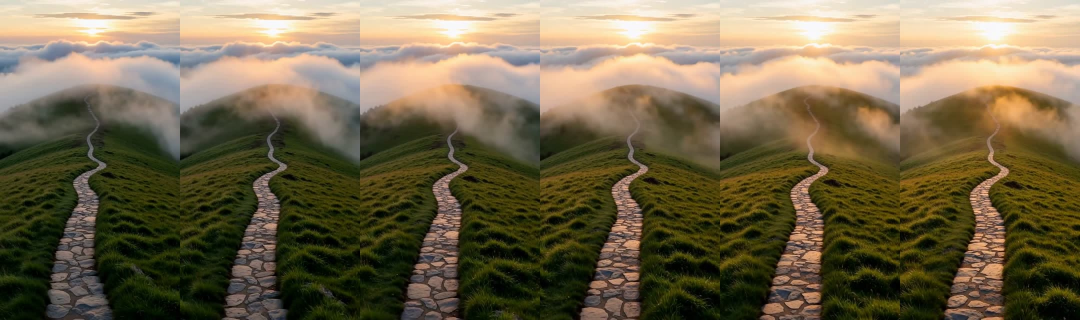
#> input picture migration/evidence/pavo/20261025/sheet.jpg, 2160 x 640 px (shown at 1/2 size)
$ python -i motion.py   (imports and definitions only)   (older library calls are emulated)
#> lines starting #> are read from the running program, lines starting #| are printed output that depends on the picture; after the words box and inside, x2 and y2 are one past the last pixel; in counts of white or black regions, pixels touching at a corner belong together
#> further down, picture is the input picture: shape (640, 2160, 3); mean B, G, R 76.4, 103.8, 115.8
"""Camera motion for stills, at zero cost (CPU only).

The legacy move (render): the still is upscaled once to a 2x master (3840x2160); every output frame is an eased crop
window of that master, downscaled to 1920x1080, so motion moves in half-pixel steps (smooth, no judder) without
rescaling the source per frame. Motions: push_in, pull_out, pan_left, pan_right, rise, drift, static.

The cinematic engine (owner 2026-11-01, DECISIONS "Cinematic still animation"): a long-first long holds about 25-30
approved stills of 15-20 s each, and each one moves as its scene needs. direct() is the auto-director: per still it
reads the beat (hook, escalation, KJV line, climax, Keeper insight, aftermath), the emotion the prompt names, the
spoken span and the picture (face and saliency, Depth Anything V2 depth or a proxy, sky, water, fire), then picks a
keyframed move (MOTIONS), its easing and size, and up to three atmosphere layers (ATMOSPHERES), never the same move
twice in a row, and records why. A plan shot's `motion` / `atmosphere` overrides it. Every frame is one sub-pixel
resampling of a 2x master with the subject box kept inside the centre 9:16 band (the long's Shorts are centre cuts,
short_cuts.py), no edge shown, bit-exact for the same input.

usage: motion.py IMAGE OUT.mp4 SECONDS MOTION                                the legacy move
       motion.py cinematic IMAGE OUT.mp4 SECONDS MOVE [ATMOS,...] [WxH]      one cinematic move, for a test
       motion.py depth MODEL.onnx OUT_DIR IMAGE...                            Depth Anything V2 maps: OUT_DIR/<sha256>.png
       motion.py moves IMAGE OUT.jpg                                          every move at its start, middle and end
       motion.py sheet VIDEO OUT.jpg                                          a contact sheet of a rendered clip
"""
import hashlib
import math
import os
import re
import subprocess
import sys

W, H = (int(v) for v in os.environ.get("HERO_FRAME", "1920x1080").split("x"))  # v4: 2560x1440
MW, MH = 2 * W, 2 * H
ZOOM = 0.10       # push/pull amount (fraction of the frame)
PAN = 0.12        # pan distance (fraction of the master width)


# [30 lines left out: functions zoompan, render, not called in this run]


# ---------- cinematic still animation (owner 2026-11-01: 25-30 stills of 15-20 s each, moved as the scene needs) ----------

ENGINE = "cinematic-v2"
MOTIONS = ("push_in", "pull_back", "pan_left", "pan_right", "tilt_up", "tilt_down", "pan_to_subject", "drift",
           "parallax_2_5d", "hold_then_push", "hold")
TRIVIAL_MOTIONS = ("hold",)          # a locked frame: refused for a still held 12-20 s (plan_check)
EASES = ("in_out", "settle", "build", "gentle")
ATMOSPHERES = ("dust", "embers", "mist", "rain", "water_shimmer", "god_rays", "torch_flicker", "film_grain", "vignette")
ATMOSPHERE_MAX = 3
OVERRIDE_KEYS = ("move", "ease", "hold", "strength")
HOLD_RANGE = (0.1, 0.5)              # hold_then_push: the share of the span held before the move
STRENGTH_RANGE = (0.4, 1.5)
FAMILY = {"push_in": "in", "hold_then_push": "in", "pull_back": "out", "pan_left": "x", "pan_right": "x",
          "pan_to_subject": "x", "drift": "x", "parallax_2_5d": "z", "tilt_up": "y", "tilt_down": "y", "hold": "hold"}
BASE_SCALE = 1.06                    # the still always covers the frame with headroom: no edge, ever
MAX_SCALE = 1.45
PUSH = 0.15                          # a full-strength push: 15 % of scale over the span
PARALLAX_SLIDE = 0.012               # parallax_2_5d: near against far, a share of the width over the move
PARALLAX_ZOOM = 0.03                 # and near things grow this much more than far ones
PREFILTER = 0.7                      # the 2x master is low-passed once, so the ~0.55x sampling never crawls
SUBJECT_SHARE = (0.6, 0.7)           # the default centred subject box: of the band's width, of the frame height
DEPTH_MODEL = {"name": "Depth Anything V2 Small (ONNX)", "licence": "apache-2.0", "size": 518,
               "url": "https://huggingface.co/onnx-community/depth-anything-v2-small/resolve/"
                      "4472b7362082ad9968fee890ca0f1e5aca36b93d/onnx/model.onnx",
               "sha256": "afb6a5c28f3b6bf1618c6e43f02073ef9dfdc70e937502d51603e57b0a1df10c"}


# [20 lines left out: functions file_sha256, ease, not called in this run]


def band_half(frame):
    """Half the centre 9:16 column a Short cuts from this frame (short_cuts.py), a share of the frame width."""
    w, h = frame
    return min(w, h * 9 / 16) / (2 * w)


# [31 lines left out: functions default_subject, x_room, y_room, camera, not called in this run]


def parallax_extra(move, strength):
    return PARALLAX_SLIDE * strength / 2 + PARALLAX_ZOOM / 4 if move == "parallax_2_5d" else 0.0


# [92 lines left out: functions path_problems, base_scale, build_keys, override_problems, not called in this run]


def override_move(motion):
    return motion if isinstance(motion, str) else (motion or {}).get("move")


# [101 lines left out: functions atmosphere_problems, read_still, cover, depth_proxy, depth_maps, depth_for, not called in this run]


def face_detector():
    import cv2
    for d in (getattr(getattr(cv2, "data", None), "haarcascades", None), "/usr/share/opencv4/haarcascades",
              "/usr/share/opencv/haarcascades"):
        p = os.path.join(d or "", "haarcascade_frontalface_default.xml")
        if d and os.path.isfile(p):
            c = cv2.CascadeClassifier(p)
            if not c.empty():
                return c
    return None


def analyse(picture, depth=None, frame=(1920, 1080)):
    """What the director reads in a still (covered to the frame): the subject box (a face, else spectral-residual
    saliency with the near depth), sky, water, fire and darkness. Shares of the picture, from its centre."""
#> called with frame = (1920, 1080)
    import cv2
    import numpy as np
    h, w = picture.shape[:2]
#> h = 640; w = 2160
    gray = cv2.cvtColor(picture, cv2.COLOR_BGR2GRAY)
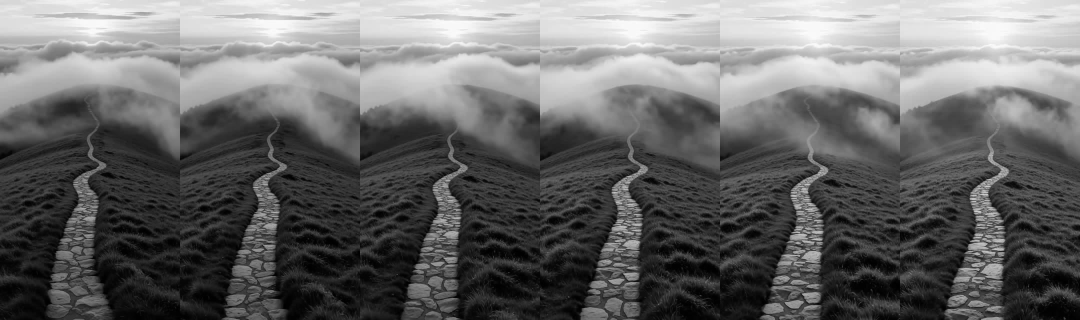
#> gray: shape (640, 2160) (shown at 1/2 size); min 0, max 253, mean 104.3
    luma = gray.astype(np.float32) / 255
    out = {"faces": 0, "subject_from": "centred"}
    det = face_detector()
    if det is not None:
        k = 640 / w
#> k = 0.296
        g = cv2.equalizeHist(cv2.resize(gray, (640, max(8, round(h * k))), interpolation=cv2.INTER_AREA))
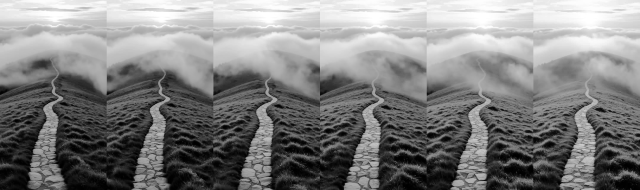
#> g: shape (190, 640); min 0, max 255, mean 128.2
        faces = det.detectMultiScale(g, 1.1, 6, minSize=(max(12, int(g.shape[0] * 0.06)),) * 2)
#> faces = ()
        faces = sorted((tuple(int(v) for v in f) for f in faces), key=lambda f: (-f[2] * f[3], f))
#> faces = []
        out["faces"] = len(faces)
        if faces:
            x, y, fw, fh = (v / k for v in faces[0])
            cx, cy = (x + fw / 2) / w - 0.5, (y + fh / 2) / h - 0.5
            hw = 0.8 * fw / w
            out.update(subject=[cx - hw, cy - fh / h, cx + hw, cy + fh / h], subject_from="face",
                       face=[round(cx, 4), round(cy, 4)])
    if out["subject_from"] != "face":
        sm = cv2.resize(luma, (64, max(8, round(64 * h / w))), interpolation=cv2.INTER_AREA)
        F = np.fft.fft2(sm)
        logamp = np.log(np.abs(F) + 1e-6)
        sal = np.abs(np.fft.ifft2(np.exp(logamp - cv2.blur(logamp, (3, 3)) + 1j * np.angle(F)))) ** 2
        sal = cv2.GaussianBlur(sal.astype(np.float32), (0, 0), 2.5)
        sal = (sal - sal.min()) / max(float(sal.max() - sal.min()), 1e-9)
        if depth is not None:
            sal = 0.6 * sal + 0.4 * cv2.resize(depth, sal.shape[::-1], interpolation=cv2.INTER_AREA)
        top = sal >= np.percentile(sal, 88)
        ys, xs = np.nonzero(top)
#> ys = 146 values from 0 to 18; xs = 146 values, max 63 at index 30, min 0 at index 111, mean 46.44
        if len(xs) and float(sal[top].mean()) > 1.6 * float(sal.mean()):
            sw, sh = sal.shape[1], sal.shape[0]
#> sw = 64; sh = 19
            wts = sal[ys, xs]
#> wts = 146 values, max 1 at index 78, min 0.658 at index 60, mean 0.787
            cx, cy = float((xs * wts).sum() / wts.sum() + 0.5) / sw - 0.5, float((ys * wts).sum() / wts.sum() + 0.5) / sh - 0.5
#> cx = 0.248; cy = -0.173
            hw = min((np.percentile(xs, 90) - np.percentile(xs, 10)) / sw / 2, SUBJECT_SHARE[0] * band_half(frame))
#> hw = 0.0949
            hh = min((np.percentile(ys, 90) - np.percentile(ys, 10)) / sh / 2, 0.4)
#> hh = 0.4
            out.update(subject=[cx - hw, cy - hh, cx + hw, cy + hh], subject_from="saliency")
    lap = np.abs(cv2.Laplacian(luma, cv2.CV_32F))
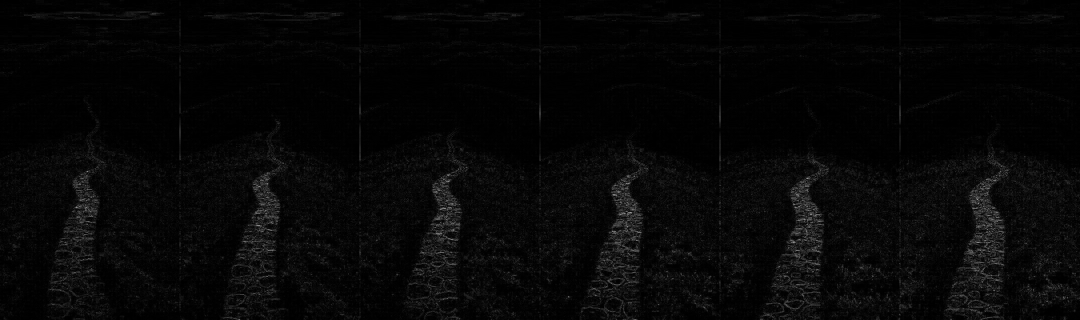
#> lap: shape (640, 2160) float32 (shown at 1/2 size); min 0, max 0.843, mean 0.0289
    top, low = slice(0, int(h * 0.22)), slice(int(h * 0.7), h)
    out["sky"] = bool(luma[top].mean() > 0.42 and lap[top].mean() < 0.6 * lap.mean())
    gx, gy = np.abs(cv2.Sobel(luma[low], cv2.CV_32F, 1, 0)), np.abs(cv2.Sobel(luma[low], cv2.CV_32F, 0, 1))
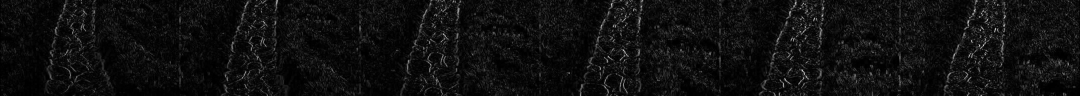
#> gx: shape (192, 2160) float32 (shown at 1/2 size); min 0, max 1.69, mean 0.105; drawn with min black and max white
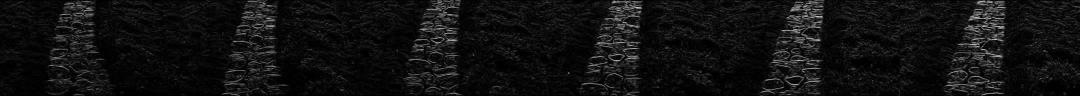
#> gy: shape (192, 2160) float32 (shown at 1/2 size); min 0, max 2.46, mean 0.167; drawn with min black and max white
    b, r = picture[low][..., 0].mean(), picture[low][..., 2].mean()
#> b = 23.67; r = 48.98
    out["water"] = bool(gy.mean() > 1.5 * gx.mean() and b >= 0.95 * r)
    hsv = cv2.cvtColor(picture, cv2.COLOR_BGR2HSV)
#> hsv: shape (640, 2160, 3); mean H, S, V 29.7, 128.1, 118.1
    fire = (hsv[..., 0] >= 4) & (hsv[..., 0] <= 24) & (hsv[..., 1] > 140) & (hsv[..., 2] > 190)
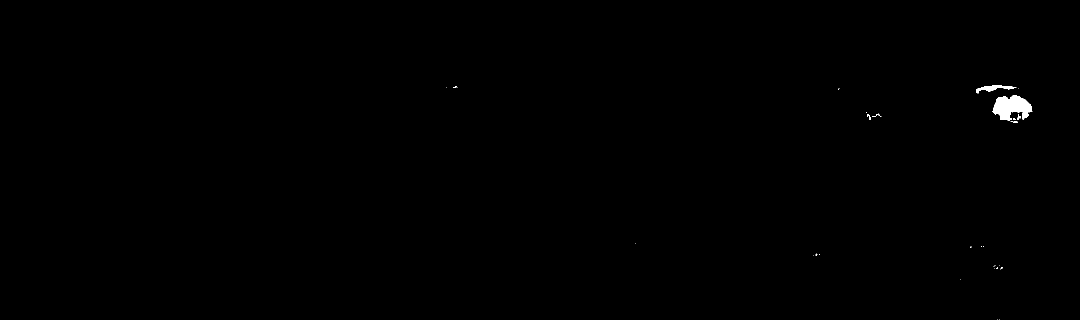
#> fire: shape (640, 2160) bool (shown at 1/2 size); 0.24% white; 31 white regions (25 under 20 px), largest, box (x1, y1, x2, y2) and area: (1985, 190, 2065, 242) 2613, (1952, 170, 2033, 187) 533, (2034, 228, 2042, 240) 40, (1734, 229, 1741, 240) 37, (2022, 242, 2036, 246) 30, (1752, 227, 1762, 234) 24
    out["fire"] = bool(fire.mean() > 0.004)
    out["dark"] = bool(luma.mean() < 0.3)
    if depth is not None:
        out["depth_spread"] = round(float(depth.std()), 4)
    if "subject" in out:
        out["subject"] = [round(float(v), 4) for v in out["subject"]]
    return out


# [6 lines left out: function analyse_still, not called in this run]


# ---------- the auto-director ----------

EMOTIONS = {   # the plan's mood sentence ("Mocking and uneasy."): words to the need they carry
    "dread": "dread fear fearful afraid terror terrified ominous menace menacing foreboding uneasy doom threat dark",
    "awe": "awe astonished wonder wondering majestic glory glorious holy vast sublime reverent hushed amazed",
    "grief": "grief grieving sorrow sorrowful mourning weeping loss lonely alone despair bereft sad heavy",
    "calm": "calm peace peaceful still quiet tender gentle serene rest restful patient",
    "urgency": "urgent panic panicked chaos frantic fury furious rage violent storm fleeing desperate",
    "joy": "joy joyful relief relieved hope hopeful glad triumph triumphant rejoicing thankful",
    "tension": "mocking heedless defiant scorn scornful tense tension suspicious strange proud",
}
CLIMAX_CLAUSE = re.compile(r"climax([^;]*)")
SHOT_ID = re.compile(r"\b[sk]-[a-z0-9-]+")


# [38 lines left out: functions emotion_of, beats_of, not called in this run]


BEAT_STYLE = {   # beat: (base scores, ease, strength, hold)
    "hook": ({"push_in": 3.0, "pull_back": 2.6, "parallax_2_5d": 2.2, "pan_to_subject": 2.0, "tilt_up": 1.4}, "settle", 1.15, 0.3),
    "escalation": ({"push_in": 2.4, "pan_to_subject": 2.2, "pan_left": 2.0, "pan_right": 2.0, "parallax_2_5d": 2.0,
                    "tilt_up": 1.4, "tilt_down": 1.2, "drift": 1.2, "pull_back": 1.0, "hold_then_push": 1.0},
                   "in_out", 0.85, 0.3),
    "kjv": ({"hold_then_push": 3.4, "push_in": 2.4, "parallax_2_5d": 1.8, "tilt_up": 1.6, "drift": 1.4}, "in_out", 0.9, 0.3),
    "climax": ({"hold_then_push": 3.6, "push_in": 2.8, "tilt_up": 1.6, "parallax_2_5d": 1.6}, "in_out", 1.3, 0.35),
    "keeper": ({"drift": 3.0, "parallax_2_5d": 2.6, "pull_back": 1.6, "push_in": 1.2}, "gentle", 0.6, 0.3),
    "aftermath": ({"pull_back": 3.0, "tilt_down": 2.2, "drift": 2.0, "parallax_2_5d": 1.6}, "settle", 0.8, 0.3),
}
EMOTION_STYLE = {   # emotion: (score changes, ease or None, strength factor)
    "awe": ({"tilt_up": 2.0, "pull_back": 1.5, "parallax_2_5d": 0.5}, None, 1.0),
    "dread": ({"push_in": 1.5, "hold_then_push": 1.0, "drift": 0.5}, "build", 0.9),
    "grief": ({"pull_back": 1.5, "tilt_down": 1.2, "drift": 1.0}, "gentle", 0.8),
    "calm": ({"drift": 1.5, "parallax_2_5d": 1.0}, "gentle", 0.8),
    "urgency": ({"pan_left": 1.5, "pan_right": 1.5, "push_in": 1.0, "pan_to_subject": 0.8}, "settle", 1.15),
    "joy": ({"tilt_up": 1.5, "pull_back": 1.0}, None, 1.0),
    "tension": ({"pan_left": 1.0, "pan_right": 1.0, "push_in": 0.6, "hold_then_push": 0.5}, "build", 1.0),
    "neutral": ({}, None, 1.0),
}
LATERAL = {"pan_left": -1, "pan_right": 1}
PROMPT_CAMERA = ((r"push(ing)?[- ]in|dolly(ing)? in|moves? in", "push_in"), (r"pull(s|ing)?[- ](back|out)|dolly out", "pull_back"),
                 (r"tilt(s|ing)? up|crane up|rises", "tilt_up"), (r"tilt(s|ing)? down", "tilt_down"),
                 (r"pan(s|ning)? left", "pan_left"), (r"pan(s|ning)? right", "pan_right"),
                 (r"tracking|truck(s|ing)?|parallax", "parallax_2_5d"), (r"drift(s|ing)?", "drift"))
SENTENCE = re.compile(r"[^.!?]+[.!?]?")


# [21 lines left out: functions own_words, mood_of, not called in this run]


def tiebreak(sid, move):
    return int(hashlib.sha256(f"{sid}|{move}".encode()).hexdigest()[:6], 16) / 16 ** 6 * 0.01


# [116 lines left out: functions choose_atmosphere, decide, not called in this run]


def plan_frame(plan):
    return (1920, 1080) if plan.get("aspect_ratio") == "16:9" else (1080, 1920)


# [18 lines left out: function direct, not called in this run]
class Atmosphere:
    """Procedural overlays (no stock files), seeded, so the same still and plan give the same frames. Light and haze
    (mist, god rays, torch flicker, the vignette, the water's glints) are smooth fields, solved at a quarter of the
    frame and applied as one gain and one offset; particles (dust, embers, rain) move on continuous paths drawn at
    1/16-pixel precision (cv2 shift), so nothing steps; grain is a fixed bank of plates."""

    # [153 lines left out: functions __init__, light, particles, apply, not called in this run]


# ---------- the render ----------

class Renderer:
    """One still and its direction: each frame a single resampling of the low-passed 2x master (an affine warp, or
    the 2.5D map for parallax_2_5d), then the atmosphere."""

    # [113 lines left out: functions __init__, camera_frame, frames, render_direction, direction_for, moves_sheet and 1 more, not called in this run]


# [14 lines not run here, left out]

>>> import cv2
>>> picture = cv2.imread('../evidence/pavo/20261025/sheet.jpg')
>>> result = analyse(picture)
#> result = {'faces': 0, 'subject_from': 'saliency', 'subject': [0.153, -0.573, 0.343, 0.227], 'sky': True, 'water': False, 'fire': False, 'dark': False}
